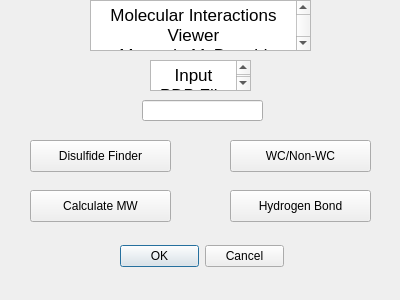
<?xml version="1.0" encoding="UTF-8"?>
<ui version="4.0">
 <class>Form</class>
 <widget class="QWidget" name="Form">
  <property name="geometry">
   <rect>
    <x>0</x>
    <y>0</y>
    <width>400</width>
    <height>300</height>
   </rect>
  </property>
  <property name="windowTitle">
   <string>Form</string>
  </property>
  <widget class="QTextEdit" name="titleText">
   <property name="geometry">
    <rect>
     <x>90</x>
     <y>0</y>
     <width>221</width>
     <height>51</height>
    </rect>
   </property>
   <property name="html">
    <string>&lt;!DOCTYPE HTML PUBLIC &quot;-//W3C//DTD HTML 4.0//EN&quot; &quot;http://www.w3.org/TR/REC-html40/strict.dtd&quot;&gt;
&lt;html&gt;&lt;head&gt;&lt;meta name=&quot;qrichtext&quot; content=&quot;1&quot; /&gt;&lt;style type=&quot;text/css&quot;&gt;
p, li { white-space: pre-wrap; }
&lt;/style&gt;&lt;/head&gt;&lt;body style=&quot; font-family:'.AppleSystemUIFont'; font-size:13pt; font-weight:400; font-style:normal;&quot;&gt;
&lt;p align=&quot;center&quot; style=&quot; margin-top:0px; margin-bottom:0px; margin-left:0px; margin-right:0px; -qt-block-indent:0; text-indent:0px;&quot;&gt;Molecular Interactions Viewer&lt;/p&gt;
&lt;p align=&quot;center&quot; style=&quot; margin-top:0px; margin-bottom:0px; margin-left:0px; margin-right:0px; -qt-block-indent:0; text-indent:0px;&quot;&gt;Maranda McDonald&lt;/p&gt;&lt;/body&gt;&lt;/html&gt;</string>
   </property>
  </widget>
  <widget class="QTextEdit" name="inputFileText">
   <property name="geometry">
    <rect>
     <x>150</x>
     <y>60</y>
     <width>101</width>
     <height>31</height>
    </rect>
   </property>
   <property name="html">
    <string>&lt;!DOCTYPE HTML PUBLIC &quot;-//W3C//DTD HTML 4.0//EN&quot; &quot;http://www.w3.org/TR/REC-html40/strict.dtd&quot;&gt;
&lt;html&gt;&lt;head&gt;&lt;meta name=&quot;qrichtext&quot; content=&quot;1&quot; /&gt;&lt;style type=&quot;text/css&quot;&gt;
p, li { white-space: pre-wrap; }
&lt;/style&gt;&lt;/head&gt;&lt;body style=&quot; font-family:'.AppleSystemUIFont'; font-size:13pt; font-weight:400; font-style:normal;&quot;&gt;
&lt;p align=&quot;center&quot; style=&quot; margin-top:0px; margin-bottom:0px; margin-left:0px; margin-right:0px; -qt-block-indent:0; text-indent:0px;&quot;&gt;Input PDB File&lt;/p&gt;&lt;/body&gt;&lt;/html&gt;</string>
   </property>
  </widget>
  <widget class="QPushButton" name="pushButton">
   <property name="geometry">
    <rect>
     <x>30</x>
     <y>140</y>
     <width>141</width>
     <height>32</height>
    </rect>
   </property>
   <property name="text">
    <string>Disulfide Finder</string>
   </property>
  </widget>
  <widget class="QPushButton" name="pushButton_2">
   <property name="geometry">
    <rect>
     <x>30</x>
     <y>190</y>
     <width>141</width>
     <height>32</height>
    </rect>
   </property>
   <property name="text">
    <string>Calculate MW</string>
   </property>
  </widget>
  <widget class="QPushButton" name="pushButton_3">
   <property name="geometry">
    <rect>
     <x>230</x>
     <y>140</y>
     <width>141</width>
     <height>32</height>
    </rect>
   </property>
   <property name="text">
    <string>WC/Non-WC</string>
   </property>
  </widget>
  <widget class="QPushButton" name="pushButton_4">
   <property name="geometry">
    <rect>
     <x>230</x>
     <y>190</y>
     <width>141</width>
     <height>32</height>
    </rect>
   </property>
   <property name="text">
    <string>Hydrogen Bond</string>
   </property>
  </widget>
  <widget class="QDialogButtonBox" name="buttonBox">
   <property name="geometry">
    <rect>
     <x>120</x>
     <y>240</y>
     <width>164</width>
     <height>32</height>
    </rect>
   </property>
   <property name="standardButtons">
    <set>QDialogButtonBox::Cancel|QDialogButtonBox::Ok</set>
   </property>
  </widget>
  <widget class="QLineEdit" name="lineEdit">
   <property name="geometry">
    <rect>
     <x>142</x>
     <y>100</y>
     <width>121</width>
     <height>21</height>
    </rect>
   </property>
  </widget>
 </widget>
 <resources/>
 <connections/>
</ui>
